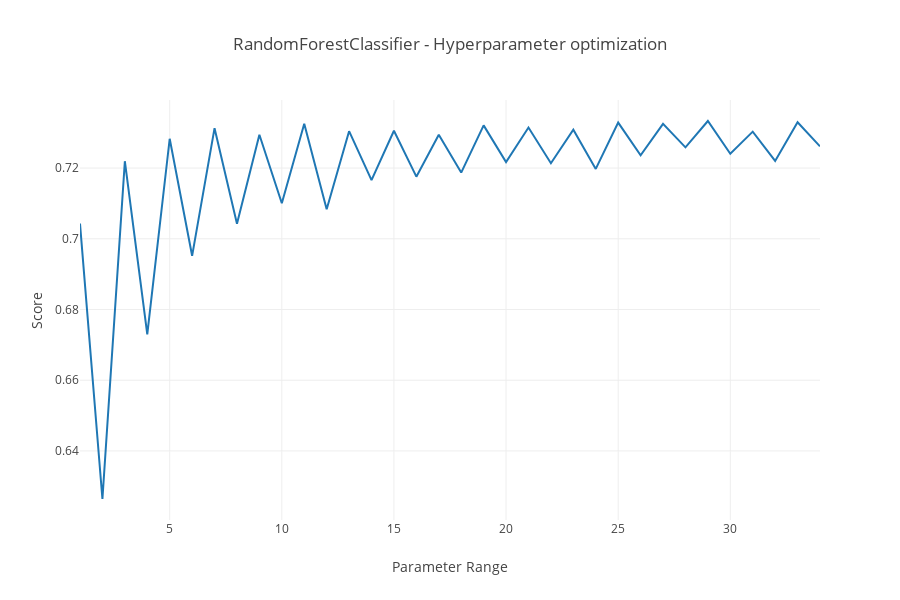

Notebook source saved alongside this figure:
### Code cell
# Create traces
trace = go.Scatter(
    x = np.arange(1,35),
    y = F2_score_RF,
)
#Set layout
layout_trace=dict(height=600, width=900, title='RandomForestClassifier - Hyperparameter optimization', xaxis=dict(
        title='Parameter Range'), 
        yaxis=dict(title='Score'),)
#Set figure to display
fig=dict(data=[trace], layout=layout_trace)

py.iplot(fig)

### Figure 1 — Plotly figure (JSON) as saved in the notebook; plotly's stock layout.template omitted (floating-point values rounded to 4 significant figures)
{"data": [{"type": "scatter", "uid": "57436e30-37b7-4e26-aa6e-a5efe9c7904a", "x": [1, 2, 3, 4, 5, 6, 7, 8, 9, 10, 11, 12, 13, 14, 15, 16, 17, 18, 19, 20, 21, 22, 23, 24, 25, 26, 27, 28, 29, 30, 31, 32, 33, 34], "y": [0.7043, 0.6264, 0.7219, 0.673, 0.7283, 0.6952, 0.7313, 0.7042, 0.7294, 0.71, 0.7325, 0.7084, 0.7304, 0.7166, 0.7305, 0.7176, 0.7294, 0.7187, 0.7321, 0.7217, 0.7315, 0.7214, 0.7309, 0.7198, 0.7329, 0.7236, 0.7325, 0.7259, 0.7333, 0.724, 0.7303, 0.722, 0.7329, 0.7261]}], "layout": {"height": 600, "title": {"text": "RandomForestClassifier - Hyperparameter optimization"}, "width": 900, "xaxis": {"title": {"text": "Parameter Range"}}, "yaxis": {"title": {"text": "Score"}}}}
